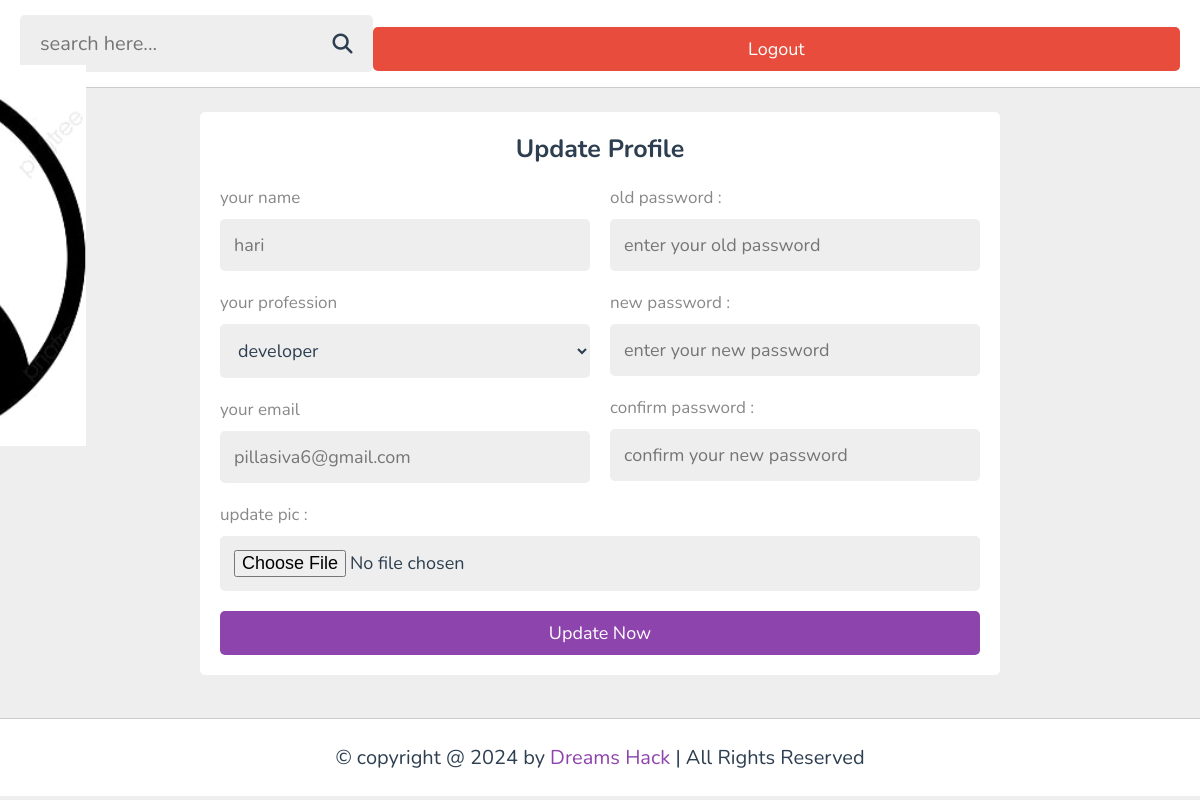
Page /project/admin/update.php (signed in) on the committed database.
### tables this page shows
CREATE TABLE `tutors` (
  `id` varchar(20) NOT NULL,
  `name` varchar(50) NOT NULL,
  `profession` varchar(50) NOT NULL,
  `email` varchar(50) NOT NULL,
  `password` varchar(50) NOT NULL,
  `image` varchar(100) NOT NULL
);

### project/admin/update.php (the view, shortened to what this page needs)
<?php
   include '../components/connect.php';
?>
<!DOCTYPE html>
<html lang="en">
<head>
   <link rel="stylesheet" href="https://cdnjs.cloudflare.com/ajax/libs/font-awesome/6.2.0/css/all.min.css">
   <link rel="stylesheet" href="../css/admin_style.css">
</head>
<body>
<?php include '../components/admin_header.php'; ?>
<section class="form-container" style="min-height: calc(100vh - 19rem);">
   <form class="register" action="" method="post" enctype="multipart/form-data">
      <h3>update profile</h3>
      <div class="flex">
         <div class="col">
            <p>your name </p>
            <input type="text" name="name" placeholder="<?= $fetch_profile['name']; ?>" maxlength="50"  class="box">
            <p>your profession </p>
            <select name="profession" class="box">
               <option value="" selected><?= $fetch_profile['profession']; ?></option>
            </select>
            <p>your email </p>
            <input type="email" name="email" placeholder="<?= $fetch_profile['email']; ?>" maxlength="20"  class="box">
         </div>
         <div class="col">
            <p>old password :</p>
            <input type="password" name="old_pass" placeholder="enter your old password" maxlength="20"  class="box">
            <p>new password :</p>
            <input type="password" name="new_pass" placeholder="enter your new password" maxlength="20"  class="box">
            <p>confirm password :</p>
            <input type="password" name="cpass" placeholder="confirm your new password" maxlength="20"  class="box">
         </div>
      </div>
      <p>update pic :</p>
      <input type="file" name="image" accept="image/*"  class="box">
      <input type="submit" name="submit" value="update now" class="btn">
   </form>
</section>
<?php include '../components/footer.php'; ?>
</body>
</html>

### project/components/admin_header.php (shortened to what this page needs)
<header class="header">
   <section class="flex">
      <form action="search_page.php" method="post" class="search-form">
         <input type="text" name="search" placeholder="search here..." required maxlength="100">
         <button type="submit" class="fas fa-search" name="search_btn"></button>
      </form>
         <?php
            $select_profile = $conn->prepare("SELECT * FROM `tutors` WHERE id = ?");
            $select_profile->execute([$tutor_id]);
            if($select_profile->rowCount() > 0){
         ?>
         <a href="../components/admin_logout.php" onclick="return confirm('logout from this website?');" class="delete-btn">logout</a>
         <?php
            }
         ?>
   </section>
</header>
<div class="side-bar">
         <?php
            $select_profile = $conn->prepare("SELECT * FROM `tutors` WHERE id = ?");
            $select_profile->execute([$tutor_id]);
            if($select_profile->rowCount() > 0){
            $fetch_profile = $select_profile->fetch(PDO::FETCH_ASSOC);
         ?>
         <img src="../uploaded_files/<?= $fetch_profile['image']; ?>" alt="">
         <?php
            }else{
         ?>
                  <?php
            }
         ?>
      </div>

### project/css/admin_style.css (style rules this page uses)
:root { --main-color:#8e44ad; --red:#e74c3c; --oragen:#f39c12; --white:#fff; --black:#2c3e50; --light-color:#888; --light-bg:#eee; --border:.1rem solid rgba(0,0,0,.2); }
* { font-family: 'Nunito', sans-serif; margin: 0; padding: 0; box-sizing: border-box; outline: none; border: none; text-decoration: none; }
html { font-size: 62.5%; overflow-x: hidden; }
body { background-color: var(--light-bg); padding-left: 30rem; }
section { padding:2rem; max-width: 1200px; margin: 0 auto; }
.btn, .option-btn, .delete-btn, .inline-btn, .inline-option-btn, .inline-delete-btn { border-radius: .5rem; padding: 1rem 3rem; font-size: 1.8rem; color: #fff; margin-top: 1rem; text-transform: capitalize; cursor: pointer; text-align: center; }
.btn, .option-btn, .delete-btn { display: block; width: 100%; }
.btn, .inline-btn { background-color: var(--main-color); }
.delete-btn, .inline-delete-btn { background-color: var(--red); }
.header { background-color: var(--white); border-bottom: var(--border); position: sticky; top: 0; left: 0; right: 0; z-index: 1000; }
.header .flex { padding: 1.5rem 2rem; position: relative; display: flex; align-items: center; justify-content: space-between; }
.header .flex .search-form { width: 50rem; border-radius: .5rem; display: flex; align-items: center; gap: 2rem; padding: 1.5rem 2rem; background-color: var(--light-bg); }
.header .flex .search-form input { width: 100%; background:none; font-size: 2rem; color: var(--black); }
.header .flex .search-form button { font-size: 2rem; color: var(--black); cursor: pointer; background: none; }
.side-bar { position: fixed; top: 0; left: 0; height: 100vh; width: 30rem; background-color: var(--white); border-right: var(--border); z-index: 1200; }
.form-container { display: flex; align-items: center; justify-content: center; min-height: 100vh; }
.form-container form { background-color: var(--white); border-radius: .5rem; padding: 2rem; }
.form-container .register { width: 80rem; }
.form-container form h3 { text-align: center; font-size: 2.5rem; margin-bottom: 1rem; color: var(--black); text-transform: capitalize; }
.form-container form p { padding-top: 1rem; font-size: 1.7rem; color: var(--light-color); }
.form-container form .box { width: 100%; border-radius: .5rem; margin: 1rem 0; font-size: 1.8rem; color: var(--black); padding: 1.4rem; background-color: var(--light-bg); }
.form-container .flex { display: flex; gap: 2rem; }
.form-container .flex .col { flex: 1 1 25rem; }
@media (max-width:1200px) { body { padding-left: 0; } }
@media (max-width:1200px) { .side-bar { transition: .2s linear; left: -30rem; } }

### rows in the picture
tutors: image (picture), name "hari", profession "developer", email "pillasiva6@gmail.com"
